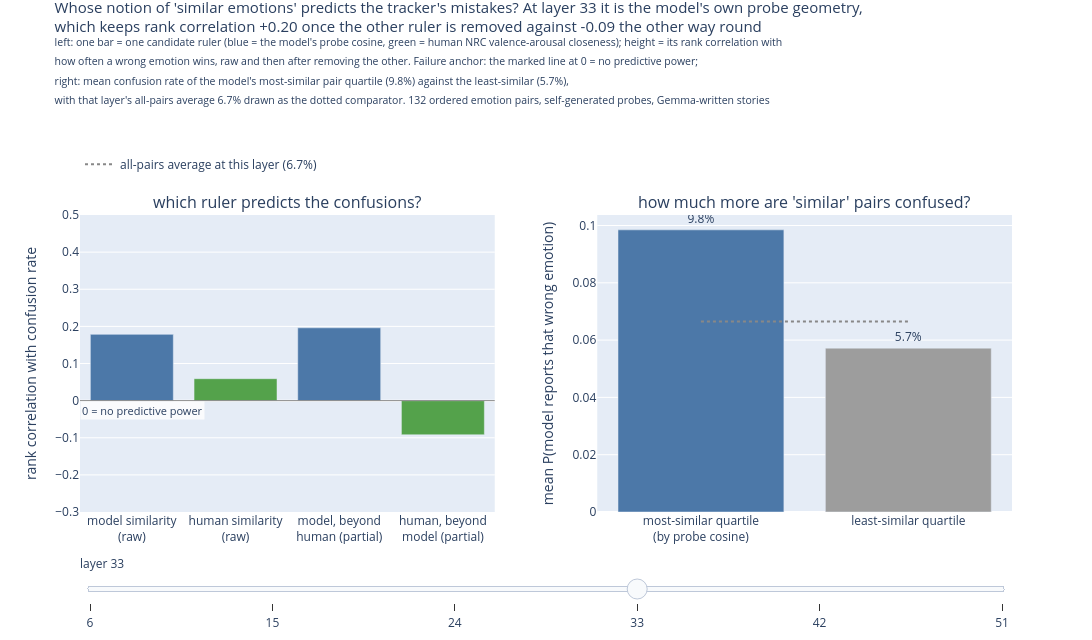

Notebook source saved alongside this figure:
### Markdown cell above
## S8. When the tracker is wrong, whose "similar" predicts the mistake?

**Question: which ruler predicts WHICH wrong emotion wins?** Two rulers
compete. The model's own geometry says how close two probe directions are, by
cosine. Human affect ratings say how close two emotions sit in NRC
valence-arousal space.

The two rulers agree with each other substantially (the first printed line
quantifies it), so raw correlations cannot separate them. Partial
correlations can: each ruler's predictive power AFTER removing what it
shares with the other. Whatever survives only on the model's side is, by
construction, idiosyncratic to the model.

**Method, plainly.** We reconstruct the exact set of probes: unit contrast
probes, each set centered on its own emotion pool, verified against the
recorded label order. For each of the 132 ordered emotion pairs (target, wrong
answer) we count how often that wrong answer wins phases tagged with the
target. We then correlate those rates with each ruler and take the two
partials. The right panel makes the size concrete: mean confusion rate among
the quartile of pairs the model's probes rate most similar vs the
least-similar quartile. Two smaller sub-measures print above the figure. (a)
Crowding: does a probe with a high mean cosine to the other 11 track worse?
(c) Transitions: are switches between similar probes harder to anticipate,
since they leave less contrast to detect?

### Code cell
# this cell reconstructs the exact probe geometry and tests it as a
# difficulty predictor, with NRC VAD distance as the competing predictor
fig, S8 = tr.s8_geometry_figure(ARMS, VAD)
print("\n".join(S8["lines"]))
fig.show()

### Figure 1 — Plotly figure (JSON) as saved in the notebook; plotly's stock layout.template omitted (floating-point values rounded to 4 significant figures)
{"data": [{"marker": {"color": ["#4c78a8", "#54a24b", "#4c78a8", "#54a24b"]}, "showlegend": false, "type": "bar", "visible": false, "x": ["model similarity<br>(raw)", "human similarity<br>(raw)", "model, beyond<br>human (partial)", "human, beyond<br>model (partial)"], "xaxis": "x", "y": [0.4909, 0.4616, 0.3313, 0.2105], "yaxis": "y"}, {"marker": {"color": ["#4c78a8", "#9d9d9d"]}, "showlegend": false, "text": ["7.5%", "1.3%"], "textposition": "outside", "type": "bar", "visible": false, "x": ["most-similar quartile<br>(by probe cosine)", "least-similar quartile"], "xaxis": "x2", "y": [0.07506, 0.01321], "yaxis": "y2"}, {"line": {"color": "#888", "dash": "dot"}, "mode": "lines", "name": "all-pairs average at this layer (3.8%)", "showlegend": true, "type": "scatter", "visible": false, "x": ["most-similar quartile<br>(by probe cosine)", "least-similar quartile"], "xaxis": "x2", "y": [0.03801, 0.03801], "yaxis": "y2"}, {"marker": {"color": ["#4c78a8", "#54a24b", "#4c78a8", "#54a24b"]}, "showlegend": false, "type": "bar", "visible": false, "x": ["model similarity<br>(raw)", "human similarity<br>(raw)", "model, beyond<br>human (partial)", "human, beyond<br>model (partial)"], "xaxis": "x", "y": [0.1304, 0.3099, 0.04301, 0.283], "yaxis": "y"}, {"marker": {"color": ["#4c78a8", "#9d9d9d"]}, "showlegend": false, "text": ["7.1%", "5.3%"], "textposition": "outside", "type": "bar", "visible": false, "x": ["most-similar quartile<br>(by probe cosine)", "least-similar quartile"], "xaxis": "x2", "y": [0.07082, 0.05334], "yaxis": "y2"}, {"line": {"color": "#888", "dash": "dot"}, "mode": "lines", "name": "all-pairs average at this layer (6.1%)", "showlegend": true, "type": "scatter", "visible": false, "x": ["most-similar quartile<br>(by probe cosine)", "least-similar quartile"], "xaxis": "x2", "y": [0.06118, 0.06118], "yaxis": "y2"}, {"marker": {"color": ["#4c78a8", "#54a24b", "#4c78a8", "#54a24b"]}, "showlegend": false, "type": "bar", "visible": false, "x": ["model similarity<br>(raw)", "human similarity<br>(raw)", "model, beyond<br>human (partial)", "human, beyond<br>model (partial)"], "xaxis": "x", "y": [0.2072, 0.3297, 0.02708, 0.2611], "yaxis": "y"}, {"marker": {"color": ["#4c78a8", "#9d9d9d"]}, "showlegend": false, "text": ["5.7%", "3.1%"], "textposition": "outside", "type": "bar", "visible": false, "x": ["most-similar quartile<br>(by probe cosine)", "least-similar quartile"], "xaxis": "x2", "y": [0.05691, 0.03085], "yaxis": "y2"}, {"line": {"color": "#888", "dash": "dot"}, "mode": "lines", "name": "all-pairs average at this layer (3.9%)", "showlegend": true, "type": "scatter", "visible": false, "x": ["most-similar quartile<br>(by probe cosine)", "least-similar quartile"], "xaxis": "x2", "y": [0.03894, 0.03894], "yaxis": "y2"}, {"marker": {"color": ["#4c78a8", "#54a24b", "#4c78a8", "#54a24b"]}, "showlegend": false, "type": "bar", "visible": true, "x": ["model similarity<br>(raw)", "human similarity<br>(raw)", "model, beyond<br>human (partial)", "human, beyond<br>model (partial)"], "xaxis": "x", "y": [0.1785, 0.05904, 0.1961, -0.09197], "yaxis": "y"}, {"marker": {"color": ["#4c78a8", "#9d9d9d"]}, "showlegend": false, "text": ["9.8%", "5.7%"], "textposition": "outside", "type": "bar", "visible": true, "x": ["most-similar quartile<br>(by probe cosine)", "least-similar quartile"], "xaxis": "x2", "y": [0.09848, 0.05719], "yaxis": "y2"}, {"line": {"color": "#888", "dash": "dot"}, "mode": "lines", "name": "all-pairs average at this layer (6.7%)", "showlegend": true, "type": "scatter", "visible": true, "x": ["most-similar quartile<br>(by probe cosine)", "least-similar quartile"], "xaxis": "x2", "y": [0.06651, 0.06651], "yaxis": "y2"}, {"marker": {"color": ["#4c78a8", "#54a24b", "#4c78a8", "#54a24b"]}, "showlegend": false, "type": "bar", "visible": false, "x": ["model similarity<br>(raw)", "human similarity<br>(raw)", "model, beyond<br>human (partial)", "human, beyond<br>model (partial)"], "xaxis": "x", "y": [0.1439, 0.2417, 0.02413, 0.1958], "yaxis": "y"}, {"marker": {"color": ["#4c78a8", "#9d9d9d"]}, "showlegend": false, "text": ["7.0%", "4.7%"], "textposition": "outside", "type": "bar", "visible": false, "x": ["most-similar quartile<br>(by probe cosine)", "least-similar quartile"], "xaxis": "x2", "y": [0.06999, 0.04688], "yaxis": "y2"}, {"line": {"color": "#888", "dash": "dot"}, "mode": "lines", "name": "all-pairs average at this layer (5.4%)", "showlegend": true, "type": "scatter", "visible": false, "x": ["most-similar quartile<br>(by probe cosine)", "least-similar quartile"], "xaxis": "x2", "y": [0.05358, 0.05358], "yaxis": "y2"}, {"marker": {"color": ["#4c78a8", "#54a24b", "#4c78a8", "#54a24b"]}, "showlegend": false, "type": "bar", "visible": false, "x": ["model similarity<br>(raw)", "human similarity<br>(raw)", "model, beyond<br>human (partial)", "human, beyond<br>model (partial)"], "xaxis": "x", "y": [0.05484, 0.1797, -0.05567, 0.2], "yaxis": "y"}, {"marker": {"color": ["#4c78a8", "#9d9d9d"]}, "showlegend": false, "text": ["7.9%", "5.5%"], "textposition": "outside", "type": "bar", "visible": false, "x": ["most-similar quartile<br>(by probe cosine)", "least-similar quartile"], "xaxis": "x2", "y": [0.07908, 0.05516], "yaxis": "y2"}, {"line": {"color": "#888", "dash": "dot"}, "mode": "lines", "name": "all-pairs average at this layer (6.3%)", "showlegend": true, "type": "scatter", "visible": false, "x": ["most-similar quartile<br>(by probe cosine)", "least-similar quartile"], "xaxis": "x2", "y": [0.06319, 0.06319], "yaxis": "y2"}], "layout": {"annotations": [{"font": {"size": 16}, "showarrow": false, "text": "which ruler predicts the confusions?", "x": 0.2225, "xanchor": "center", "xref": "paper", "y": 1.0, "yanchor": "bottom", "yref": "paper"}, {"font": {"size": 16}, "showarrow": false, "text": "how much more are 'similar' pairs confused?", "x": 0.7775, "xanchor": "center", "xref": "paper", "y": 1.0, "yanchor": "bottom", "yref": "paper"}, {"bgcolor": "rgba(255,255,255,0.8)", "font": {"size": 11}, "showarrow": false, "text": "0 = no predictive power", "x": 0, "xanchor": "left", "xref": "x domain", "y": 0, "yanchor": "top", "yref": "y"}], "height": 640, "legend": {"orientation": "h", "x": 0.0, "y": 1.22}, "margin": {"b": 95, "t": 215}, "shapes": [{"line": {"color": "#888", "width": 1}, "type": "line", "x0": 0, "x1": 1, "xref": "x domain", "y0": 0, "y1": 0, "yref": "y"}], "sliders": [{"active": 3, "currentvalue": {"prefix": "layer "}, "pad": {"t": 40}, "steps": [{"args": [{"visible": [true, true, true, false, false, false, false, false, false, false, false, false, false, false, false, false, false, false]}, {"title.text": "Whose notion of 'similar emotions' predicts the tracker's mistakes? At layer 6 it is the model's own probe geometry,<br>which keeps rank correlation +0.33 once the other ruler is removed against +0.21 the other way round<br><sup>left: one bar = one candidate ruler (blue = the model's probe cosine, green = human NRC valence-arousal closeness); height = its rank correlation with</sup><br><sup>how often a wrong emotion wins, raw and then after removing the other. Failure anchor: the marked line at 0 = no predictive power;</sup><br><sup>right: mean confusion rate of the model's most-similar pair quartile (7.5%) against the least-similar (1.3%),</sup><br><sup>with that layer's all-pairs average 3.8% drawn as the dotted comparator. 132 ordered emotion pairs, self-generated probes, Gemma-written stories</sup>"}], "label": "6", "method": "update"}, {"args": [{"visible": [false, false, false, true, true, true, false, false, false, false, false, false, false, false, false, false, false, false]}, {"title.text": "Whose notion of 'similar emotions' predicts the tracker's mistakes? At layer 15 it is human valence-arousal closeness,<br>which keeps rank correlation +0.28 once the other ruler is removed against +0.04 the other way round<br><sup>left: one bar = one candidate ruler (blue = the model's probe cosine, green = human NRC valence-arousal closeness); height = its rank correlation with</sup><br><sup>how often a wrong emotion wins, raw and then after removing the other. Failure anchor: the marked line at 0 = no predictive power;</sup><br><sup>right: mean confusion rate of the model's most-similar pair quartile (7.1%) against the least-similar (5.3%),</sup><br><sup>with that layer's all-pairs average 6.1% drawn as the dotted comparator. 132 ordered emotion pairs, self-generated probes, Gemma-written stories</sup>"}], "label": "15", "method": "update"}, {"args": [{"visible": [false, false, false, false, false, false, true, true, true, false, false, false, false, false, false, false, false, false]}, {"title.text": "Whose notion of 'similar emotions' predicts the tracker's mistakes? At layer 24 it is human valence-arousal closeness,<br>which keeps rank correlation +0.26 once the other ruler is removed against +0.03 the other way round<br><sup>left: one bar = one candidate ruler (blue = the model's probe cosine, green = human NRC valence-arousal closeness); height = its rank correlation with</sup><br><sup>how often a wrong emotion wins, raw and then after removing the other. Failure anchor: the marked line at 0 = no predictive power;</sup><br><sup>right: mean confusion rate of the model's most-similar pair quartile (5.7%) against the least-similar (3.1%),</sup><br><sup>with that layer's all-pairs average 3.9% drawn as the dotted comparator. 132 ordered emotion pairs, self-generated probes, Gemma-written stories</sup>"}], "label": "24", "method": "update"}, {"args": [{"visible": [false, false, false, false, false, false, false, false, false, true, true, true, false, false, false, false, false, false]}, {"title.text": "Whose notion of 'similar emotions' predicts the tracker's mistakes? At layer 33 it is the model's own probe geometry,<br>which keeps rank correlation +0.20 once the other ruler is removed against -0.09 the other way round<br><sup>left: one bar = one candidate ruler (blue = the model's probe cosine, green = human NRC valence-arousal closeness); height = its rank correlation with</sup><br><sup>how often a wrong emotion wins, raw and then after removing the other. Failure anchor: the marked line at 0 = no predictive power;</sup><br><sup>right: mean confusion rate of the model's most-similar pair quartile (9.8%) against the least-similar (5.7%),</sup><br><sup>with that layer's all-pairs average 6.7% drawn as the dotted comparator. 132 ordered emotion pairs, self-generated probes, Gemma-written stories</sup>"}], "label": "33", "method": "update"}, {"args": [{"visible": [false, false, false, false, false, false, false, false, false, false, false, false, true, true, true, false, false, false]}, {"title.text": "Whose notion of 'similar emotions' predicts the tracker's mistakes? At layer 42 it is human valence-arousal closeness,<br>which keeps rank correlation +0.20 once the other ruler is removed against +0.02 the other way round<br><sup>left: one bar = one candidate ruler (blue = the model's probe cosine, green = human NRC valence-arousal closeness); height = its rank correlation with</sup><br><sup>how often a wrong emotion wins, raw and then after removing the other. Failure anchor: the marked line at 0 = no predictive power;</sup><br><sup>right: mean confusion rate of the model's most-similar pair quartile (7.0%) against the least-similar (4.7%),</sup><br><sup>with that layer's all-pairs average 5.4% drawn as the dotted comparator. 132 ordered emotion pairs, self-generated probes, Gemma-written stories</sup>"}], "label": "42", "method": "update"}, {"args": [{"visible": [false, false, false, false, false, false, false, false, false, false, false, false, false, false, false, true, true, true]}, {"title.text": "Whose notion of 'similar emotions' predicts the tracker's mistakes? At layer 51 it is human valence-arousal closeness,<br>which keeps rank correlation +0.20 once the other ruler is removed against -0.06 the other way round<br><sup>left: one bar = one candidate ruler (blue = the model's probe cosine, green = human NRC valence-arousal closeness); height = its rank correlation with</sup><br><sup>how often a wrong emotion wins, raw and then after removing the other. Failure anchor: the marked line at 0 = no predictive power;</sup><br><sup>right: mean confusion rate of the model's most-similar pair quartile (7.9%) against the least-similar (5.5%),</sup><br><sup>with that layer's all-pairs average 6.3% drawn as the dotted comparator. 132 ordered emotion pairs, self-generated probes, Gemma-written stories</sup>"}], "label": "51", "method": "update"}]}], "title": {"font": {"size": 15}, "text": "Whose notion of 'similar emotions' predicts the tracker's mistakes? At layer 33 it is the model's own probe geometry,<br>which keeps rank correlation +0.20 once the other ruler is removed against -0.09 the other way round<br><sup>left: one bar = one candidate ruler (blue = the model's probe cosine, green = human NRC valence-arousal closeness); height = its rank correlation with</sup><br><sup>how often a wrong emotion wins, raw and then after removing the other. Failure anchor: the marked line at 0 = no predictive power;</sup><br><sup>right: mean confusion rate of the model's most-similar pair quartile (9.8%) against the least-similar (5.7%),</sup><br><sup>with that layer's all-pairs average 6.7% drawn as the dotted comparator. 132 ordered emotion pairs, self-generated probes, Gemma-written stories</sup>", "y": 0.98, "yanchor": "top"}, "width": 1150, "xaxis": {"anchor": "y", "domain": [0.0, 0.445]}, "xaxis2": {"anchor": "y2", "domain": [0.555, 1.0]}, "yaxis": {"anchor": "x", "domain": [0.0, 1.0], "range": [-0.3, 0.5], "title": {"text": "rank correlation with confusion rate"}}, "yaxis2": {"anchor": "x2", "domain": [0.0, 1.0], "title": {"text": "mean P(model reports that wrong emotion)"}}}}
